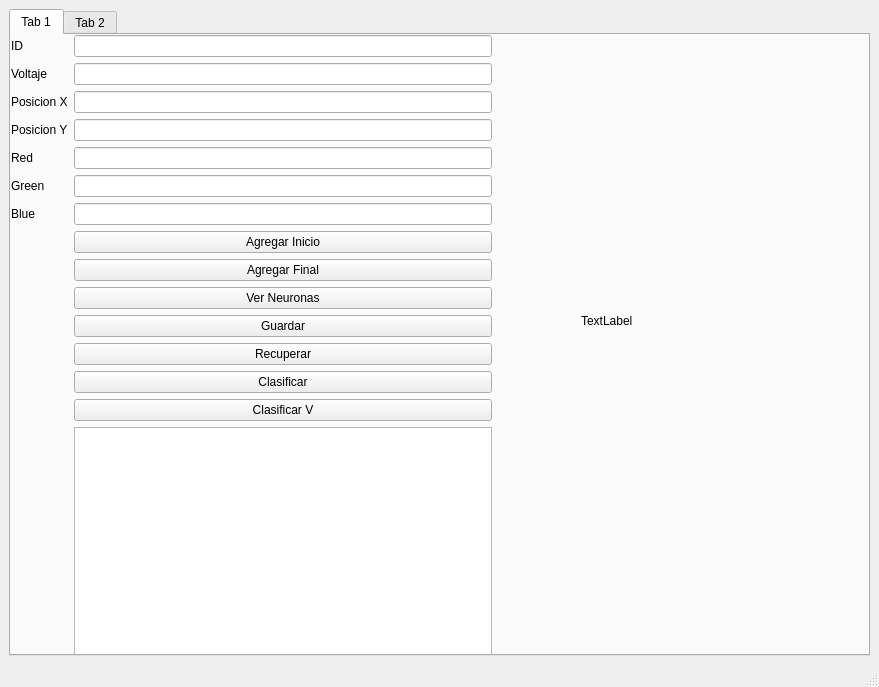
<?xml version="1.0" encoding="UTF-8"?>
<ui version="4.0">
 <class>MainWindow</class>
 <widget class="QMainWindow" name="MainWindow">
  <property name="geometry">
   <rect>
    <x>0</x>
    <y>0</y>
    <width>879</width>
    <height>687</height>
   </rect>
  </property>
  <property name="windowTitle">
   <string>MainWindow</string>
  </property>
  <widget class="QWidget" name="centralwidget">
   <layout class="QGridLayout" name="gridLayout_2">
    <item row="0" column="0">
     <widget class="QTabWidget" name="tabWidget">
      <property name="currentIndex">
       <number>0</number>
      </property>
      <widget class="QWidget" name="tab_3">
       <attribute name="title">
        <string>Tab 1</string>
       </attribute>
       <widget class="QWidget" name="widget" native="true">
        <property name="geometry">
         <rect>
          <x>0</x>
          <y>0</y>
          <width>481</width>
          <height>721</height>
         </rect>
        </property>
        <layout class="QGridLayout" name="gridLayout">
         <item row="14" column="0">
          <widget class="QLabel" name="labelRed">
           <property name="text">
            <string>Red</string>
           </property>
          </widget>
         </item>
         <item row="29" column="1">
          <widget class="QPushButton" name="clasi">
           <property name="text">
            <string>Clasificar</string>
           </property>
          </widget>
         </item>
         <item row="22" column="1">
          <widget class="QPushButton" name="btnAgregarFinal">
           <property name="text">
            <string>Agregar Final</string>
           </property>
          </widget>
         </item>
         <item row="18" column="0">
          <widget class="QLabel" name="labelGreen">
           <property name="text">
            <string>Green</string>
           </property>
          </widget>
         </item>
         <item row="8" column="1">
          <widget class="QLineEdit" name="campoPosY"/>
         </item>
         <item row="7" column="1">
          <widget class="QLineEdit" name="campoPosX"/>
         </item>
         <item row="20" column="1">
          <widget class="QLineEdit" name="campoBlue"/>
         </item>
         <item row="20" column="0">
          <widget class="QLabel" name="labelBlue">
           <property name="text">
            <string>Blue</string>
           </property>
          </widget>
         </item>
         <item row="6" column="1">
          <widget class="QLineEdit" name="campoVoltaje"/>
         </item>
         <item row="25" column="1">
          <widget class="QPushButton" name="btnVerNeuronas">
           <property name="text">
            <string>Ver Neuronas</string>
           </property>
          </widget>
         </item>
         <item row="0" column="1">
          <widget class="QLineEdit" name="campoId"/>
         </item>
         <item row="8" column="0">
          <widget class="QLabel" name="labelPosY">
           <property name="text">
            <string>Posicion Y</string>
           </property>
          </widget>
         </item>
         <item row="18" column="1">
          <widget class="QLineEdit" name="campoGreen"/>
         </item>
         <item row="21" column="1">
          <widget class="QPushButton" name="btnAgregarInicio">
           <property name="text">
            <string>Agregar Inicio</string>
           </property>
          </widget>
         </item>
         <item row="28" column="1">
          <widget class="QPushButton" name="RecuperarN">
           <property name="text">
            <string>Recuperar</string>
           </property>
          </widget>
         </item>
         <item row="6" column="0">
          <widget class="QLabel" name="labelVoltaje">
           <property name="text">
            <string>Voltaje</string>
           </property>
          </widget>
         </item>
         <item row="31" column="1">
          <widget class="QPlainTextEdit" name="neuronasInfo">
           <property name="readOnly">
            <bool>true</bool>
           </property>
          </widget>
         </item>
         <item row="0" column="0">
          <widget class="QLabel" name="labelId">
           <property name="styleSheet">
            <string notr="true"/>
           </property>
           <property name="text">
            <string>ID</string>
           </property>
          </widget>
         </item>
         <item row="7" column="0">
          <widget class="QLabel" name="labelPosX">
           <property name="text">
            <string>Posicion X</string>
           </property>
          </widget>
         </item>
         <item row="14" column="1">
          <widget class="QLineEdit" name="campoRed"/>
         </item>
         <item row="27" column="1">
          <widget class="QPushButton" name="GuardarN">
           <property name="text">
            <string>Guardar</string>
           </property>
          </widget>
         </item>
         <item row="30" column="1">
          <widget class="QPushButton" name="clasV">
           <property name="text">
            <string>Clasificar V</string>
           </property>
          </widget>
         </item>
        </layout>
       </widget>
       <widget class="QLabel" name="image">
        <property name="geometry">
         <rect>
          <x>570</x>
          <y>150</y>
          <width>231</width>
          <height>271</height>
         </rect>
        </property>
        <property name="text">
         <string>TextLabel</string>
        </property>
       </widget>
      </widget>
      <widget class="QWidget" name="tab_4">
       <attribute name="title">
        <string>Tab 2</string>
       </attribute>
       <widget class="QPlainTextEdit" name="aidi">
        <property name="geometry">
         <rect>
          <x>10</x>
          <y>10</y>
          <width>371</width>
          <height>181</height>
         </rect>
        </property>
       </widget>
       <widget class="QLineEdit" name="aidi1">
        <property name="geometry">
         <rect>
          <x>50</x>
          <y>210</y>
          <width>101</width>
          <height>22</height>
         </rect>
        </property>
        <property name="text">
         <string/>
        </property>
       </widget>
       <widget class="QPushButton" name="BotonBuscar">
        <property name="geometry">
         <rect>
          <x>170</x>
          <y>210</y>
          <width>75</width>
          <height>24</height>
         </rect>
        </property>
        <property name="text">
         <string>Buscar :D</string>
        </property>
       </widget>
       <widget class="QGraphicsView" name="dibujo">
        <property name="geometry">
         <rect>
          <x>410</x>
          <y>10</y>
          <width>441</width>
          <height>321</height>
         </rect>
        </property>
       </widget>
       <widget class="QPushButton" name="grafica">
        <property name="geometry">
         <rect>
          <x>420</x>
          <y>340</y>
          <width>75</width>
          <height>24</height>
         </rect>
        </property>
        <property name="text">
         <string>Graficar</string>
        </property>
       </widget>
       <widget class="QPushButton" name="Mpuntos">
        <property name="geometry">
         <rect>
          <x>510</x>
          <y>340</y>
          <width>101</width>
          <height>24</height>
         </rect>
        </property>
        <property name="text">
         <string>Mostrar puntos</string>
        </property>
       </widget>
       <widget class="QPushButton" name="Draw">
        <property name="geometry">
         <rect>
          <x>620</x>
          <y>340</y>
          <width>75</width>
          <height>24</height>
         </rect>
        </property>
        <property name="text">
         <string>Dibujar</string>
        </property>
       </widget>
       <widget class="QPushButton" name="adyacencia">
        <property name="geometry">
         <rect>
          <x>150</x>
          <y>480</y>
          <width>75</width>
          <height>24</height>
         </rect>
        </property>
        <property name="text">
         <string>Adyacencia</string>
        </property>
       </widget>
       <widget class="QPlainTextEdit" name="ADYA">
        <property name="geometry">
         <rect>
          <x>0</x>
          <y>320</y>
          <width>401</width>
          <height>151</height>
         </rect>
        </property>
        <property name="plainText">
         <string/>
        </property>
       </widget>
       <widget class="QLineEdit" name="lineEditNodoInicial">
        <property name="geometry">
         <rect>
          <x>690</x>
          <y>440</y>
          <width>113</width>
          <height>22</height>
         </rect>
        </property>
       </widget>
       <widget class="QLabel" name="label">
        <property name="geometry">
         <rect>
          <x>600</x>
          <y>410</y>
          <width>171</width>
          <height>16</height>
         </rect>
        </property>
        <property name="text">
         <string>RECORRIDO EN PROFUNDIDAD</string>
        </property>
       </widget>
       <widget class="QPlainTextEdit" name="recorr">
        <property name="geometry">
         <rect>
          <x>500</x>
          <y>480</y>
          <width>301</width>
          <height>71</height>
         </rect>
        </property>
       </widget>
       <widget class="QPushButton" name="recorP">
        <property name="geometry">
         <rect>
          <x>570</x>
          <y>440</y>
          <width>75</width>
          <height>24</height>
         </rect>
        </property>
        <property name="text">
         <string>Recorrido</string>
        </property>
       </widget>
      </widget>
     </widget>
    </item>
   </layout>
  </widget>
  <widget class="QMenuBar" name="menubar">
   <property name="geometry">
    <rect>
     <x>0</x>
     <y>0</y>
     <width>879</width>
     <height>22</height>
    </rect>
   </property>
  </widget>
  <widget class="QStatusBar" name="statusbar"/>
 </widget>
 <resources/>
 <connections/>
</ui>
